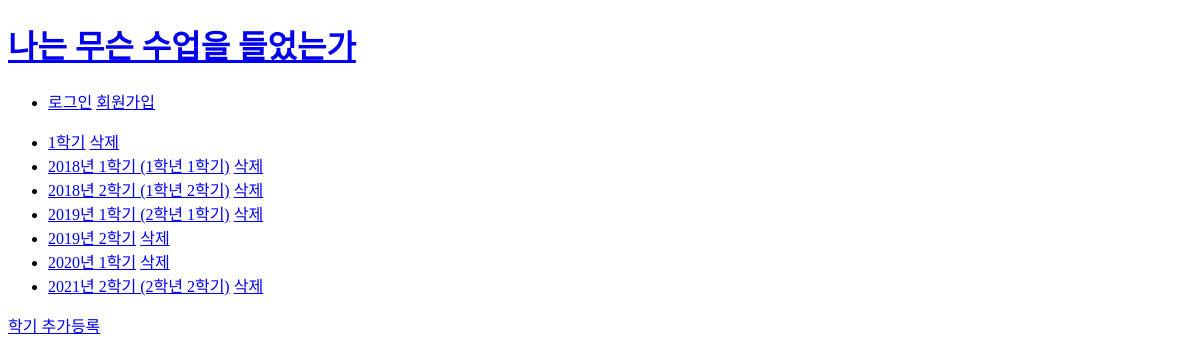
The page /sju/ on the database as committed earlier.
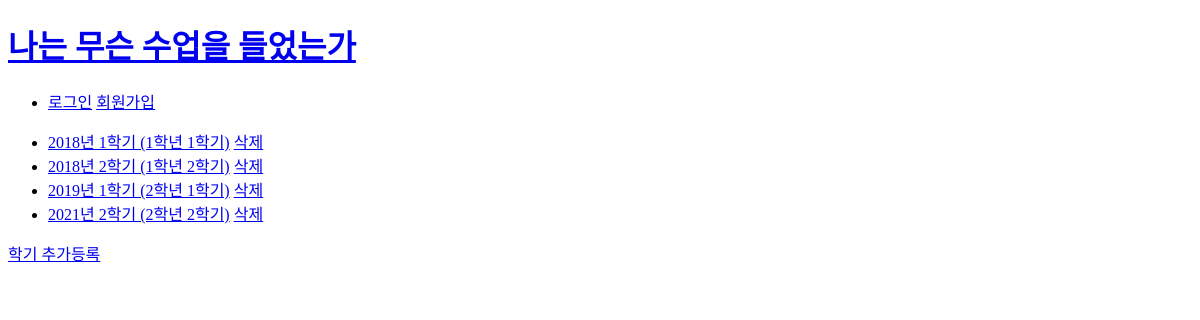
The same page on the database as committed later.
### sju/models.py (models this page shows, shortened)
class Semester(models.Model):
    table = models.CharField(max_length=200)                                # 시간표 이름
    credits = models.IntegerField(default=0)                                         # 이수 단위
    grade = models.FloatField(default=0.00)                                             # 학점 평점
    create_at = models.DateTimeField()                                      # create 시간
    update_at = models.DateTimeField(null=True, blank=True)                 # update 시간

### sju/views.py (the view)
# urls.py: path('', views.index, name='index'),
def index(request):
    semester_list= Semester.objects.order_by('table')
    context = {'semester_list': semester_list}
    return render(request, 'sju/main_page.html', context)

### templates/sju/main_page.html
{% extends 'base.html' %}
{% block content %}
{% if semester_list %}
    <ul>
        {% for sem in semester_list %}
        <li>
            <a href="{% url 'sju:read' sem.id %}">{{sem.table}}</a>
            <a href="{% url 'sju:semester_delete' sem.id %}">삭제</a>
        </li>
        {% endfor %}
    </ul>
{% else %}
    <p>학교를 아직 안 다녔나보군요?</p>
{% endif %}
<a href="{% url 'sju:semester_create' %}" class="btn btn-primary">학기 추가등록</a>
{% endblock %}

### templates/base.html (shortened to what this page needs)
<!DOCTYPE html>
<html lang="en">
<head>
</head>
<body>
    {% include 'navbar.html'%}
    {% block content %}
    {% endblock %}
</body>
</html>

### templates/navbar.html
<h1><a href="{% url 'sju:index' %}">나는 무슨 수업을 들었는가</a></h1>
<div>
    <ul>
        <li>
        {% if user.is_authenticated %}
        <a href="{% url 'common:logout' %}">{{ user.name }} (로그아웃)</a>
        {% else %}
        <a href="{% url 'common:login' %}">로그인</a>
        <a href="{% url 'common:signup' %}">회원가입</a>
        {% endif %}
        </li>
    </ul>
</div>

Rows that differ between the two databases and show on the page:
removed Semester: table "1학기"
removed Semester: table "2019년 2학기"
removed Semester: table "2020년 1학기"
